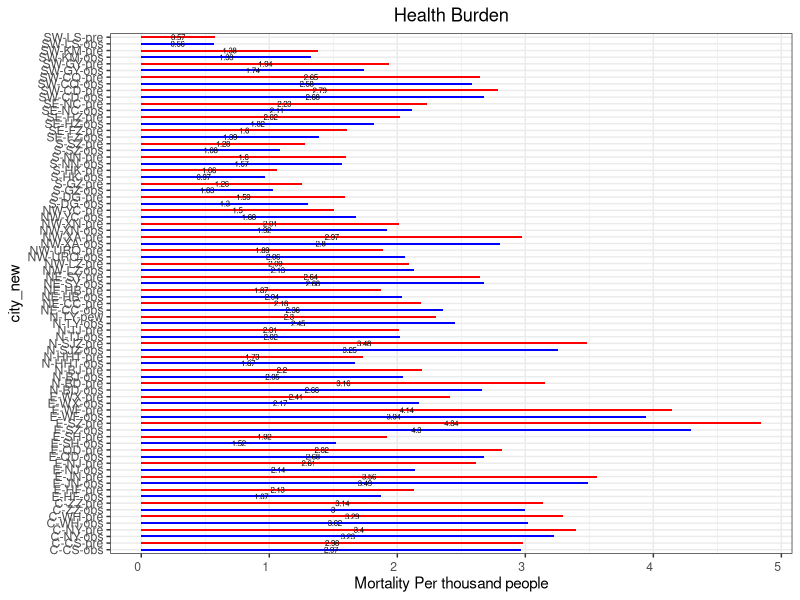
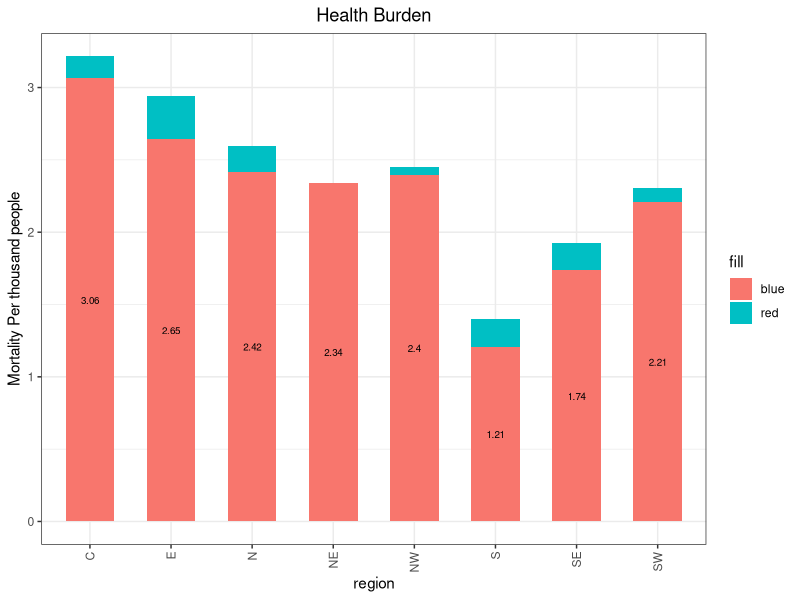

Write R code to recreate these figures, in order.
## ---- chunk 1
setwd(dirname(rstudioapi::getSourceEditorContext()$path))
## ---- chunk 2
library(dplyr)
library(ggplot2)
library(tidyr)
## ---- chunk 3
PM25<-read.csv("./processed.csv")
## ---- chunk 4
test<-PM25%>%
  mutate(af_all =case_when(species == "PM25"~ 1-1/exp(concentration*.00032),
                           species == "PM10"~1-1/exp(concentration*.00038),
                           species == "SO2"~1-1/exp(concentration*.00081*2.62),
                           species == "NO2"~1-1/exp(concentration*.0013*1.88),
                           species == "CO"~1-1/exp(concentration*.000037*1.145),
                           species == "O3"~1-1/exp(concentration*.00048*2)),
         M_all= as.numeric(BM)*af_all*10)

city<-test%>%  
   group_by(city,status,species,region,city_new)%>%
  summarize(pop_1=sum(as.numeric(pop)),
            M_all=sum(M_all)/as.numeric(pop_1)*1000)

region<-test%>%
  group_by(region,status,species)%>%
  summarize(pop_1=sum(as.numeric(pop)),
            M_all=sum(M_all)/as.numeric(pop_1)*1000)
## ---- chunk 5
observed<-city%>%
  filter(status == "3.post-observed")

predicted<-city%>%
  filter(status == "3.post-predicted")

ggplot()+
  geom_bar(predicted,mapping= aes(x=city_new,y=M_all,),fill ="red", width=0.3,position = position_stack(),stat = "identity")+
  geom_text(predicted,mapping=aes(x=city_new, y=M_all,label=round(M_all,2),group=species), position=position_stack(vjust= .5),size=2)+
  geom_bar(observed,mapping= aes(x=city_new,y=M_all),fill="blue", width=0.3,position = position_stack(),stat = "identity")+
  geom_text(observed,mapping=aes(x=city_new, y=M_all,label= round(M_all,2),group=species), position=position_stack(vjust=.5),size=2)+
  theme_bw()+
labs(title = "Health Burden", y ="Mortality Per thousand people" )+ 
  theme(plot.title = element_text(hjust = 0.5),axis.text.x = element_text(vjust = 0.5, hjust=1))+
  coord_flip()


## ---- chunk 6
predicted<-filter(region, status == "3.post-predicted")
observed<-filter(region, status == "3.post-observed")

ggplot()+
  geom_bar(predicted,mapping= aes(x=region,y=M_all,fill="red"), width=0.6,position = position_stack(),stat = "identity")+
  geom_text(predicted,mapping=aes(x=region, y=M_all,label=round(M_all,2),group=species), position=position_stack(vjust= .5),size=2.5)+
  geom_bar(observed,mapping= aes(x=region,y=M_all,fill="blue"), width=0.6,position = position_stack(),stat = "identity")+
  geom_text(observed,mapping=aes(x=region, y=M_all,label= round(M_all,2),group=species), position=position_stack(vjust=.5),size=2.5)+
  theme_bw()+
labs(title = "Health Burden", y ="Mortality Per thousand people" )+ 
  theme(plot.title = element_text(hjust = 0.5),axis.text.x = element_text(angle = 90, vjust = 0.5, hjust=1))
